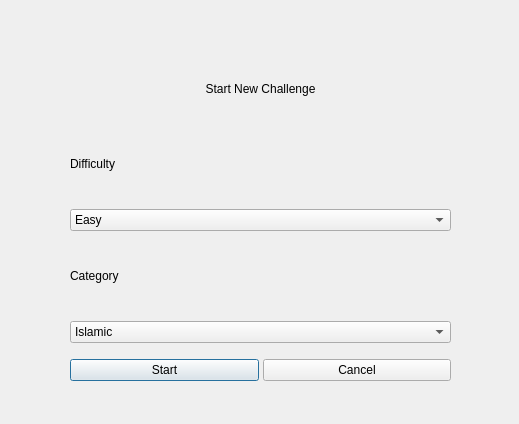
<?xml version="1.0" encoding="UTF-8"?>
<ui version="4.0">
 <class>StartChallengeDialog</class>
 <widget class="QDialog" name="StartChallengeDialog">
  <property name="geometry">
   <rect>
    <x>0</x>
    <y>0</y>
    <width>519</width>
    <height>424</height>
   </rect>
  </property>
  <property name="minimumSize">
   <size>
    <width>5</width>
    <height>250</height>
   </size>
  </property>
  <property name="windowTitle">
   <string>Dialog</string>
  </property>
  <widget class="QWidget" name="layoutWidget">
   <property name="geometry">
    <rect>
     <x>50</x>
     <y>40</y>
     <width>421</width>
     <height>361</height>
    </rect>
   </property>
   <layout class="QVBoxLayout" name="verticalLayout">
    <property name="spacing">
     <number>16</number>
    </property>
    <property name="leftMargin">
     <number>20</number>
    </property>
    <property name="topMargin">
     <number>20</number>
    </property>
    <property name="rightMargin">
     <number>20</number>
    </property>
    <property name="bottomMargin">
     <number>20</number>
    </property>
    <item>
     <widget class="QLabel" name="labelTitle">
      <property name="text">
       <string>Start New Challenge</string>
      </property>
      <property name="alignment">
       <set>Qt::AlignmentFlag::AlignCenter</set>
      </property>
     </widget>
    </item>
    <item>
     <widget class="QLabel" name="labelDifficulty">
      <property name="text">
       <string>Difficulty</string>
      </property>
     </widget>
    </item>
    <item>
     <widget class="QComboBox" name="comboBoxDifficulty">
      <item>
       <property name="text">
        <string>Easy</string>
       </property>
      </item>
     </widget>
    </item>
    <item>
     <widget class="QLabel" name="labelCategory">
      <property name="text">
       <string>Category</string>
      </property>
     </widget>
    </item>
    <item>
     <widget class="QComboBox" name="comboBoxCategory">
      <item>
       <property name="text">
        <string>Islamic</string>
       </property>
      </item>
      <item>
       <property name="text">
        <string>Football</string>
       </property>
      </item>
     </widget>
    </item>
    <item>
     <layout class="QHBoxLayout" name="horizontalLayout">
      <property name="spacing">
       <number>4</number>
      </property>
      <item>
       <widget class="QPushButton" name="pushButtonStart">
        <property name="text">
         <string>Start</string>
        </property>
       </widget>
      </item>
      <item>
       <widget class="QPushButton" name="pushButtonCancel">
        <property name="text">
         <string>Cancel</string>
        </property>
       </widget>
      </item>
     </layout>
    </item>
   </layout>
  </widget>
 </widget>
 <resources/>
 <connections/>
</ui>
